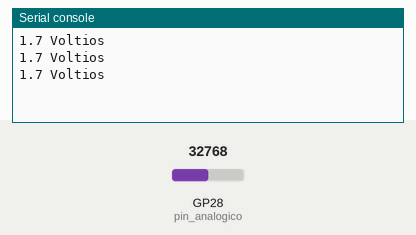
Recording of a program running on a simulated Raspberry Pi Pico running MicroPython. On the bench: the last lines printed to the serial console. Inputs (shaded band) come from the test bench; at power-on: GP28 (pin_analogico) = 32768 (analog values on the 0–65535 scale).

Above: at 1.2 s.
1.3 s: GP28 (pin_analogico) set to 45874
At 1.9 s:
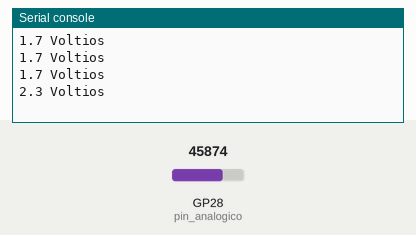
2.8 s: GP28 (pin_analogico) set to 57670
At 3.4 s:
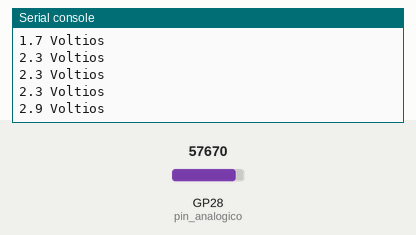
Timing chart, 0 to 5.8 s (numbered marks = the images above; inputs shaded):
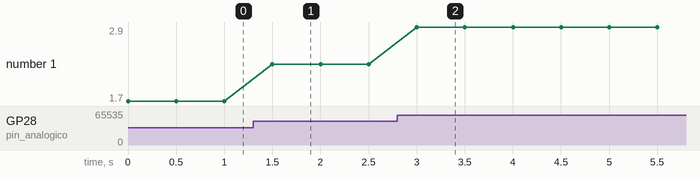

The program:

Codigo2.py
```python
from machine import ADC, Pin
import time

# Crear una variable con el pin ADC.
pin_analogico = ADC(Pin(28))

# Definir la variable espera.
espera = 500

while True:

    # Leer el valor analógico con el ADC.
    valorLeido = pin_analogico.read_u16()

    # Calcular el voltaje basado en el valor leído.
    voltaje = (3.3 / 65535) * valorLeido

    # Imprimir el valor del voltaje con un decimal.
    print(f"{voltaje:.1f} Voltios")

    # Aplicar una espera
    time.sleep_ms(espera)
```

Measured:
- after the input at 1.3 s, the serial console: prints a new line after 0.20 s (image 1)
- after the input at 2.8 s, the serial console: prints a new line after 0.20 s (image 2)
- plotted number 1: 1.7 → 2.3 after the input at 1.3 s, 2.3 → 2.9 after the input at 2.8 s
